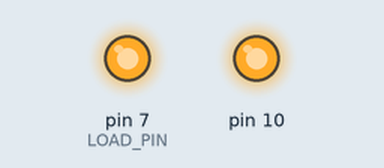
Recording of a sketch running on a simulated Arduino Uno, built with avr-gcc and run on an emulated ATmega328P. Parts: output pins drawn as LEDs (lit = HIGH). The local clock reads 2024-03-15 10:24:30 at power-on unless the sketch sets it; what the sketch prints to the serial monitor is not drawn.

Above: at 0.2 s.
Timing chart, 0 to 1.7 s (numbered marks = the images above):
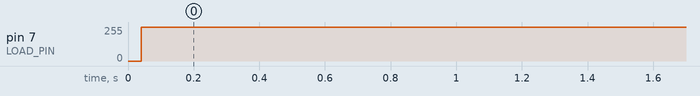

Measured:
- by itself, pin 7 (LOAD_PIN): 0/255 → 254/255 at 0.04 s, → 255/255 0.08 s later

The sketch:

clock.ino
```cpp
/*
  | Arduino   | MAX7219       |
  | --------- | ------------- |
  | MOSI (11) | DIN (1)       |
  | SCK (13)  | CLK (13)      |
  | I/O (7)   | LOAD/CS (12)  |

 */
#include <SPI.h>   //to communicate with MAX7219
#include <Wire.h>
#include <Time.h>
#include <DS1307RTC.h>

#define LOAD_PIN 7  //load pin of MAX7219

/*
 * Transfers data to a MAX7219/MAX7221 register.
 *
 * address The register to load data into
 * value   Value to store in the register
 */
void maxTransfer(int address, int value) {

  // Ensure LOAD/CS is LOW
  digitalWrite(LOAD_PIN, LOW);

  // Send the register address
  SPI.transfer(address);

  // Send the value
  SPI.transfer(value);

  // Tell chip to load in data
  digitalWrite(LOAD_PIN, HIGH);
}

void init_display()
{
  // Set load pin to output
  pinMode(LOAD_PIN, OUTPUT);

  // Reverse the SPI transfer to send the MSB first
  SPI.setBitOrder(MSBFIRST);

  // Start SPI
  SPI.begin();

  // Enable mode B
  maxTransfer(0x09, 0xFF);

  // Use lowest intensity
  maxTransfer(0x0A, 0x00);

  // Activate display of all 8 digits
  maxTransfer(0x0B, 0x07);

  // Turn on chip
  maxTransfer(0x0C, 0x01);

  //blank all the digits
  for( int i=1; i<=8; i++)
    maxTransfer(i, 0x0F);

}

void print2digits(unsigned int number) {
  if (number >= 0 && number < 10) {
    Serial.write('0');
  }
  Serial.print(number);
}

void setup() {

  Serial.begin(9600);
  Serial.println("DS1307RTC + MAX7219 DISPLAY");
  Serial.println("---------------------------");
  init_display(); //initialise display
}

int date=0;

void loop() {

  tmElements_t tm;

  if (RTC.read(tm))
  {
    Serial.print("Ok, Time = ");
    print2digits(tm.Hour);
    Serial.write(':');
    print2digits(tm.Minute);
    Serial.write(':');
    print2digits(tm.Second);
    Serial.print(", Date (D/M/Y) = ");
    Serial.print(tm.Day);
    Serial.write('/');
    Serial.print(tm.Month);
    Serial.write('/');
    Serial.print(tmYearToCalendar(tm.Year));
    Serial.println();
    if(date%17<5) //display time for 5 secs
    {
      //blank all the digits
      for( int i=1; i<=8; i++)
        maxTransfer(i, 0x0F);
      //display clock in 24hrs format
      maxTransfer( 0x03, tm.Hour/10 );
      maxTransfer( 0x04, tm.Hour%10 );
      maxTransfer( 0xF5, tm.Minute/10 );
      maxTransfer( 0x06, tm.Minute%10 );
      //maxTransfer( 0x07, tm.Second/10 );
      //maxTransfer( 0x08, tm.Second%10 );
    }
    else //display date for 2 seconds
    {
      //blank all the digits
      for( int i=1; i<=8; i++)
        maxTransfer(i, 0x0F);
      //display date
      maxTransfer( 0x01, tm.Day/10);
      maxTransfer( 0x02, tm.Day%10);
      maxTransfer( 0x04, tm.Month/10);
      maxTransfer( 0x05, tm.Month%10);
      maxTransfer( 0x07, (tmYearToCalendar(tm.Year)%100)/10);
      maxTransfer( 0x08, tmYearToCalendar(tm.Year)%10);
    }
  }
  else //if time is not available
  {
    if (RTC.chipPresent()) {
      Serial.println("The DS1307 is stopped.  Please run the SetTime");
      Serial.println("example to initialize the time and begin running.");
      Serial.println();
    } else {
      Serial.println("DS1307 read error!  Please check the circuitry.");
      Serial.println();
    }
    delay(9000);
  }
  date++; //to handle switching between date and time
  delay(1000);
}
```
